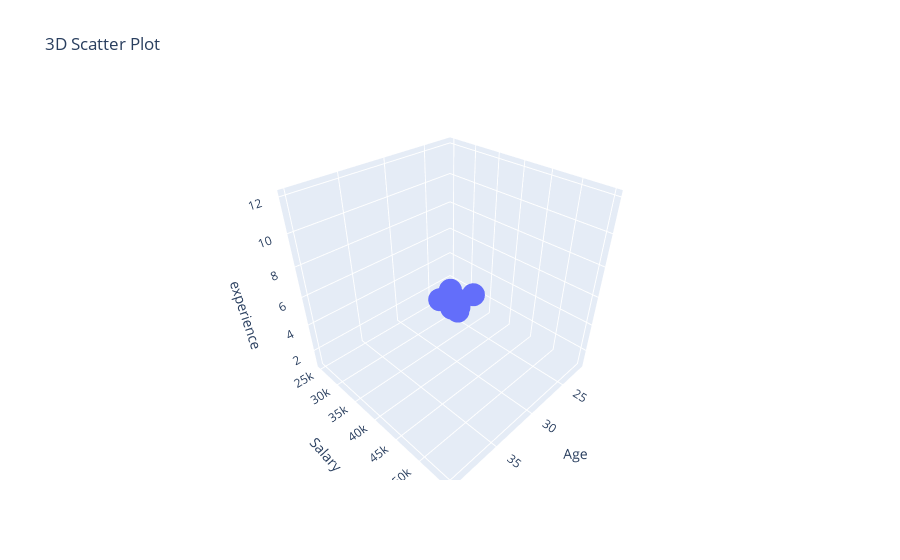

Write notebook code for a chart like this one.
### Code cell
import plotly.express as px
fig = px.scatter_3d(df, x='Age', y='Salary', z='experience', title='3D Scatter Plot')
fig.show()

### Figure 1 — Plotly figure (JSON) as saved in the notebook; plotly's stock layout.template omitted (floating-point values rounded to 4 significant figures)
{"data": [{"hovertemplate": "Age=%{x}<br>Salary=%{y}<br>experience=%{z}<extra></extra>", "legendgroup": "", "marker": {"color": "#636efa", "symbol": "circle"}, "mode": "markers", "name": "", "scene": "scene", "showlegend": false, "type": "scatter3d", "x": [22, 25, 29, 24, 30, 35, 40, 36, 28, 22, 23, 25, 26, 24, 31, 29, 27, 33, 35, 38], "y": [25000, 30000, 37000, 28000, 39000, 48000, 55000, 52000, 35000, 26000, 27000, 31000, 33000, 29000, 40000, 36000, 34000, 45000, 47000, 50000], "z": [1.0, 2.0, 4.0, 1.5, 5.0, 8.0, 12.0, 10.0, 4.0, 1.0, 1.2, 2.0, 3.0, 1.8, 5.5, 4.5, 3.2, 7.0, 8.0, 10.0]}], "layout": {"legend": {"tracegroupgap": 0}, "scene": {"domain": {"x": [0, 1], "y": [0, 1]}, "xaxis": {"title": {"text": "Age"}}, "yaxis": {"title": {"text": "Salary"}}, "zaxis": {"title": {"text": "experience"}}}, "title": {"text": "3D Scatter Plot"}}}
